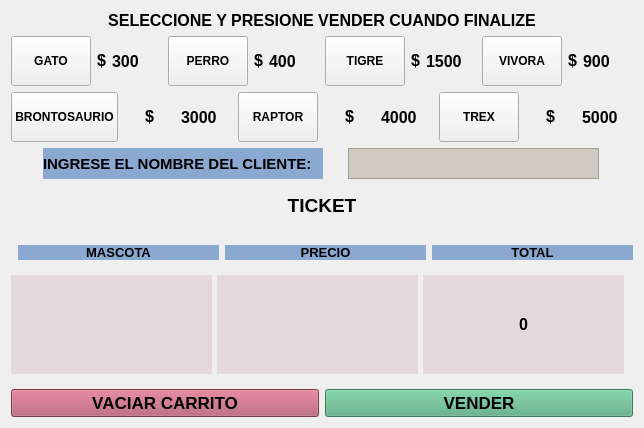
         <widget class="QWidget" name="pagina_4">
          <layout class="QGridLayout" name="gridLayout_5">
           <item row="4" column="0">
            <layout class="QHBoxLayout" name="horizontalLayout_6">
             <property name="leftMargin">
              <number>7</number>
             </property>
             <property name="topMargin">
              <number>22</number>
             </property>
             <item>
              <widget class="QLabel" name="label_27">
               <property name="font">
                <font>
                 <pointsize>10</pointsize>
                 <bold>true</bold>
                </font>
               </property>
               <property name="styleSheet">
                <string notr="true">background-color: rgb(138, 168, 208);</string>
               </property>
               <property name="text">
                <string>MASCOTA</string>
               </property>
               <property name="alignment">
                <set>Qt::AlignCenter</set>
               </property>
              </widget>
             </item>
             <item>
              <widget class="QLabel" name="label_28">
               <property name="font">
                <font>
                 <pointsize>10</pointsize>
                 <bold>true</bold>
                </font>
               </property>
               <property name="styleSheet">
                <string notr="true">background-color: rgb(138, 168, 208);
</string>
               </property>
               <property name="text">
                <string>&lt;html&gt;&lt;head/&gt;&lt;body&gt;&lt;p align=&quot;center&quot;&gt;PRECIO&lt;/p&gt;&lt;/body&gt;&lt;/html&gt;</string>
               </property>
              </widget>
             </item>
             <item>
              <widget class="QLabel" name="label_29">
               <property name="font">
                <font>
                 <pointsize>10</pointsize>
                 <bold>true</bold>
                </font>
               </property>
               <property name="styleSheet">
                <string notr="true">background-color: rgb(138, 168, 208);</string>
               </property>
               <property name="text">
                <string>&lt;html&gt;&lt;head/&gt;&lt;body&gt;&lt;p align=&quot;center&quot;&gt;TOTAL&lt;/p&gt;&lt;/body&gt;&lt;/html&gt;</string>
               </property>
              </widget>
             </item>
            </layout>
           </item>
           <item row="0" column="0">
            <widget class="QLabel" name="label_7">
             <property name="font">
              <font>
               <pointsize>12</pointsize>
              </font>
             </property>
             <property name="text">
              <string>&lt;html&gt;&lt;head/&gt;&lt;body&gt;&lt;p align=&quot;center&quot;&gt;&lt;span style=&quot; font-weight:700;&quot;&gt;SELECCIONE Y PRESIONE VENDER CUANDO FINALIZE&lt;/span&gt;&lt;/p&gt;&lt;/body&gt;&lt;/html&gt;</string>
             </property>
             <property name="alignment">
              <set>Qt::AlignCenter</set>
             </property>
            </widget>
           </item>
           <item row="6" column="0">
            <layout class="QHBoxLayout" name="horizontalLayout_10">
             <item>
              <widget class="QPushButton" name="vaciar">
               <property name="maximumSize">
                <size>
                 <width>16777215</width>
                 <height>16777215</height>
                </size>
               </property>
               <property name="font">
                <font>
                 <pointsize>13</pointsize>
                 <bold>true</bold>
                </font>
               </property>
               <property name="styleSheet">
                <string notr="true">background-color: rgb(177, 83, 105);</string>
               </property>
               <property name="text">
                <string>VACIAR CARRITO</string>
               </property>
              </widget>
             </item>
             <item>
              <widget class="QPushButton" name="vender_todo">
               <property name="maximumSize">
                <size>
                 <width>16777215</width>
                 <height>16777215</height>
                </size>
               </property>
               <property name="font">
                <font>
                 <pointsize>13</pointsize>
                 <bold>true</bold>
                </font>
               </property>
               <property name="styleSheet">
                <string notr="true">background-color: rgb(85, 170, 127);</string>
               </property>
               <property name="text">
                <string>VENDER</string>
               </property>
              </widget>
             </item>
            </layout>
           </item>
           <item row="3" column="0">
            <widget class="QLabel" name="label_26">
             <property name="font">
              <font>
               <pointsize>14</pointsize>
               <bold>true</bold>
              </font>
             </property>
             <property name="text">
              <string>&lt;html&gt;&lt;head/&gt;&lt;body&gt;&lt;p align=&quot;center&quot;&gt;TICKET&lt;/p&gt;&lt;/body&gt;&lt;/html&gt;</string>
             </property>
            </widget>
           </item>
           <item row="5" column="0">
            <layout class="QHBoxLayout" name="horizontalLayout_7">
             <property name="spacing">
              <number>5</number>
             </property>
             <property name="leftMargin">
              <number>0</number>
             </property>
             <property name="topMargin">
              <number>9</number>
             </property>
             <property name="rightMargin">
              <number>9</number>
             </property>
             <property name="bottomMargin">
              <number>9</number>
             </property>
             <item>
              <widget class="QLabel" name="ticket_mascota">
               <property name="minimumSize">
                <size>
                 <width>142</width>
                 <height>99</height>
                </size>
               </property>
               <property name="styleSheet">
                <string notr="true">background-color: rgb(227, 217, 221);</string>
               </property>
               <property name="text">
                <string/>
               </property>
              </widget>
             </item>
             <item>
              <widget class="QLabel" name="ticket_precio">
               <property name="minimumSize">
                <size>
                 <width>143</width>
                 <height>99</height>
                </size>
               </property>
               <property name="font">
                <font>
                 <pointsize>9</pointsize>
                 <bold>false</bold>
                 <stylestrategy>PreferAntialias</stylestrategy>
                </font>
               </property>
               <property name="layoutDirection">
                <enum>Qt::RightToLeft</enum>
               </property>
               <property name="autoFillBackground">
                <bool>false</bool>
               </property>
               <property name="styleSheet">
                <string notr="true">background-color: rgb(227, 217, 221);</string>
               </property>
               <property name="inputMethodHints">
                <set>Qt::ImhSensitiveData</set>
               </property>
               <property name="text">
                <string/>
               </property>
               <property name="alignment">
                <set>Qt::AlignCenter</set>
               </property>
              </widget>
             </item>
             <item>
              <widget class="QLabel" name="total">
               <property name="minimumSize">
                <size>
                 <width>142</width>
                 <height>99</height>
                </size>
               </property>
               <property name="font">
                <font>
                 <pointsize>12</pointsize>
                 <bold>true</bold>
                 <stylestrategy>PreferAntialias</stylestrategy>
                </font>
               </property>
               <property name="layoutDirection">
                <enum>Qt::RightToLeft</enum>
               </property>
               <property name="autoFillBackground">
                <bool>false</bool>
               </property>
               <property name="styleSheet">
                <string notr="true">background-color: rgb(227, 217, 221);</string>
               </property>
               <property name="inputMethodHints">
                <set>Qt::ImhSensitiveData</set>
               </property>
               <property name="text">
                <string>0</string>
               </property>
               <property name="alignment">
                <set>Qt::AlignCenter</set>
               </property>
              </widget>
             </item>
            </layout>
           </item>
           <item row="1" column="0">
            <layout class="QGridLayout" name="gridLayout">
             <item row="0" column="0">
              <layout class="QHBoxLayout" name="horizontalLayout_11">
               <item>
                <widget class="QPushButton" name="gato_venta">
                 <property name="minimumSize">
                  <size>
                   <width>50</width>
                   <height>50</height>
                  </size>
                 </property>
                 <property name="font">
                  <font>
                   <bold>true</bold>
                  </font>
                 </property>
                 <property name="text">
                  <string>GATO</string>
                 </property>
                </widget>
               </item>
               <item>
                <widget class="QLabel" name="label_6">
                 <property name="text">
                  <string>&lt;html&gt;&lt;head/&gt;&lt;body&gt;&lt;p align=&quot;center&quot;&gt;&lt;span style=&quot; font-size:12pt; font-weight:700;&quot;&gt;$&lt;/span&gt;&lt;/p&gt;&lt;/body&gt;&lt;/html&gt;</string>
                 </property>
                </widget>
               </item>
               <item>
                <widget class="QLabel" name="gato_precio">
                 <property name="minimumSize">
                  <size>
                   <width>50</width>
                   <height>50</height>
                  </size>
                 </property>
                 <property name="font">
                  <font>
                   <pointsize>12</pointsize>
                   <bold>true</bold>
                  </font>
                 </property>
                 <property name="text">
                  <string>300</string>
                 </property>
                </widget>
               </item>
               <item>
                <widget class="QPushButton" name="perro_venta">
                 <property name="minimumSize">
                  <size>
                   <width>50</width>
                   <height>50</height>
                  </size>
                 </property>
                 <property name="font">
                  <font>
                   <bold>true</bold>
                  </font>
                 </property>
                 <property name="text">
                  <string>PERRO</string>
                 </property>
                </widget>
               </item>
               <item>
                <widget class="QLabel" name="label_18">
                 <property name="text">
                  <string>&lt;html&gt;&lt;head/&gt;&lt;body&gt;&lt;p align=&quot;center&quot;&gt;&lt;span style=&quot; font-size:12pt; font-weight:700;&quot;&gt;$&lt;/span&gt;&lt;/p&gt;&lt;/body&gt;&lt;/html&gt;</string>
                 </property>
                </widget>
               </item>
               <item>
                <widget class="QLabel" name="perro_precio">
                 <property name="minimumSize">
                  <size>
                   <width>50</width>
                   <height>50</height>
                  </size>
                 </property>
                 <property name="font">
                  <font>
                   <pointsize>12</pointsize>
                   <bold>true</bold>
                  </font>
                 </property>
                 <property name="text">
                  <string>400</string>
                 </property>
                </widget>
               </item>
               <item>
                <widget class="QPushButton" name="tigre_venta">
                 <property name="minimumSize">
                  <size>
                   <width>50</width>
                   <height>50</height>
                  </size>
                 </property>
                 <property name="font">
                  <font>
                   <bold>true</bold>
                  </font>
                 </property>
                 <property name="text">
                  <string>TIGRE</string>
                 </property>
                </widget>
               </item>
               <item>
                <widget class="QLabel" name="label_19">
                 <property name="text">
                  <string>&lt;html&gt;&lt;head/&gt;&lt;body&gt;&lt;p align=&quot;center&quot;&gt;&lt;span style=&quot; font-size:12pt; font-weight:700;&quot;&gt;$&lt;/span&gt;&lt;/p&gt;&lt;/body&gt;&lt;/html&gt;</string>
                 </property>
                </widget>
               </item>
               <item>
                <widget class="QLabel" name="tigre_precio">
                 <property name="minimumSize">
                  <size>
                   <width>50</width>
                   <height>50</height>
                  </size>
                 </property>
                 <property name="font">
                  <font>
                   <pointsize>12</pointsize>
                   <bold>true</bold>
                  </font>
                 </property>
                 <property name="text">
                  <string>1500</string>
                 </property>
                </widget>
               </item>
               <item>
                <widget class="QPushButton" name="vivora_venta">
                 <property name="minimumSize">
                  <size>
                   <width>50</width>
                   <height>50</height>
                  </size>
                 </property>
                 <property name="font">
                  <font>
                   <bold>true</bold>
                  </font>
                 </property>
                 <property name="text">
                  <string>VIVORA</string>
                 </property>
                </widget>
               </item>
               <item>
                <widget class="QLabel" name="label_20">
                 <property name="text">
                  <string>&lt;html&gt;&lt;head/&gt;&lt;body&gt;&lt;p align=&quot;center&quot;&gt;&lt;span style=&quot; font-size:12pt; font-weight:700;&quot;&gt;$&lt;/span&gt;&lt;/p&gt;&lt;/body&gt;&lt;/html&gt;</string>
                 </property>
                </widget>
               </item>
               <item>
                <widget class="QLabel" name="vivora_presio">
                 <property name="minimumSize">
                  <size>
                   <width>50</width>
                   <height>50</height>
                  </size>
                 </property>
                 <property name="font">
                  <font>
                   <pointsize>12</pointsize>
                   <bold>true</bold>
                  </font>
                 </property>
                 <property name="text">
                  <string>900</string>
                 </property>
                </widget>
               </item>
              </layout>
             </item>
             <item row="1" column="0">
              <layout class="QHBoxLayout" name="horizontalLayout_12">
               <item>
                <widget class="QPushButton" name="bronto_venta">
                 <property name="minimumSize">
                  <size>
                   <width>50</width>
                   <height>50</height>
                  </size>
                 </property>
                 <property name="font">
                  <font>
                   <bold>true</bold>
                  </font>
                 </property>
                 <property name="text">
                  <string>BRONTOSAURIO</string>
                 </property>
                </widget>
               </item>
               <item>
                <widget class="QLabel" name="label_21">
                 <property name="text">
                  <string>&lt;html&gt;&lt;head/&gt;&lt;body&gt;&lt;p align=&quot;center&quot;&gt;&lt;span style=&quot; font-size:12pt; font-weight:700;&quot;&gt;$&lt;/span&gt;&lt;/p&gt;&lt;/body&gt;&lt;/html&gt;</string>
                 </property>
                </widget>
               </item>
               <item>
                <widget class="QLabel" name="bronto_precio">
                 <property name="minimumSize">
                  <size>
                   <width>50</width>
                   <height>50</height>
                  </size>
                 </property>
                 <property name="font">
                  <font>
                   <pointsize>12</pointsize>
                   <bold>true</bold>
                  </font>
                 </property>
                 <property name="text">
                  <string>3000</string>
                 </property>
                </widget>
               </item>
               <item>
                <widget class="QPushButton" name="raptor_venta">
                 <property name="minimumSize">
                  <size>
                   <width>50</width>
                   <height>50</height>
                  </size>
                 </property>
                 <property name="font">
                  <font>
                   <bold>true</bold>
                  </font>
                 </property>
                 <property name="text">
                  <string>RAPTOR</string>
                 </property>
                </widget>
               </item>
               <item>
                <widget class="QLabel" name="label_22">
                 <property name="text">
                  <string>&lt;html&gt;&lt;head/&gt;&lt;body&gt;&lt;p align=&quot;center&quot;&gt;&lt;span style=&quot; font-size:12pt; font-weight:700;&quot;&gt;$&lt;/span&gt;&lt;/p&gt;&lt;/body&gt;&lt;/html&gt;</string>
                 </property>
                </widget>
               </item>
               <item>
                <widget class="QLabel" name="raptor_precio">
                 <property name="minimumSize">
                  <size>
                   <width>50</width>
                   <height>50</height>
                  </size>
                 </property>
                 <property name="font">
                  <font>
                   <pointsize>12</pointsize>
                   <bold>true</bold>
                  </font>
                 </property>
                 <property name="text">
                  <string>4000</string>
                 </property>
                </widget>
               </item>
               <item>
                <widget class="QPushButton" name="rex_venta">
                 <property name="minimumSize">
                  <size>
                   <width>50</width>
                   <height>50</height>
                  </size>
                 </property>
                 <property name="font">
                  <font>
                   <bold>true</bold>
                  </font>
                 </property>
                 <property name="text">
                  <string>TREX</string>
                 </property>
                </widget>
               </item>
               <item>
                <widget class="QLabel" name="label_23">
                 <property name="text">
                  <string>&lt;html&gt;&lt;head/&gt;&lt;body&gt;&lt;p align=&quot;center&quot;&gt;&lt;span style=&quot; font-size:12pt; font-weight:700;&quot;&gt;$&lt;/span&gt;&lt;/p&gt;&lt;/body&gt;&lt;/html&gt;</string>
                 </property>
                </widget>
               </item>
               <item>
                <widget class="QLabel" name="rex_precio">
                 <property name="minimumSize">
                  <size>
                   <width>50</width>
                   <height>50</height>
                  </size>
                 </property>
                 <property name="font">
                  <font>
                   <pointsize>12</pointsize>
                   <bold>true</bold>
                  </font>
                 </property>
                 <property name="text">
                  <string>5000</string>
                 </property>
                </widget>
               </item>
              </layout>
             </item>
            </layout>
           </item>
           <item row="2" column="0">
            <layout class="QHBoxLayout" name="horizontalLayout_5">
             <property name="spacing">
              <number>2</number>
             </property>
             <property name="leftMargin">
              <number>9</number>
             </property>
             <property name="topMargin">
              <number>0</number>
             </property>
             <property name="rightMargin">
              <number>9</number>
             </property>
             <property name="bottomMargin">
              <number>9</number>
             </property>
             <item>
              <widget class="QLabel" name="label_25">
               <property name="maximumSize">
                <size>
                 <width>280</width>
                 <height>31</height>
                </size>
               </property>
               <property name="font">
                <font>
                 <pointsize>11</pointsize>
                 <bold>true</bold>
                </font>
               </property>
               <property name="styleSheet">
                <string notr="true">background-color: rgb(138, 168, 208);</string>
               </property>
               <property name="text">
                <string>INGRESE EL NOMBRE DEL CLIENTE: </string>
               </property>
              </widget>
             </item>
             <item>
              <widget class="QTextEdit" name="nom_cliente">
               <property name="maximumSize">
                <size>
                 <width>251</width>
                 <height>31</height>
                </size>
               </property>
               <property name="styleSheet">
                <string notr="true">background-color: rgb(207, 203, 192);</string>
               </property>
               <property name="overwriteMode">
                <bool>false</bool>
               </property>
              </widget>
             </item>
            </layout>
           </item>
          </layout>
         </widget>
